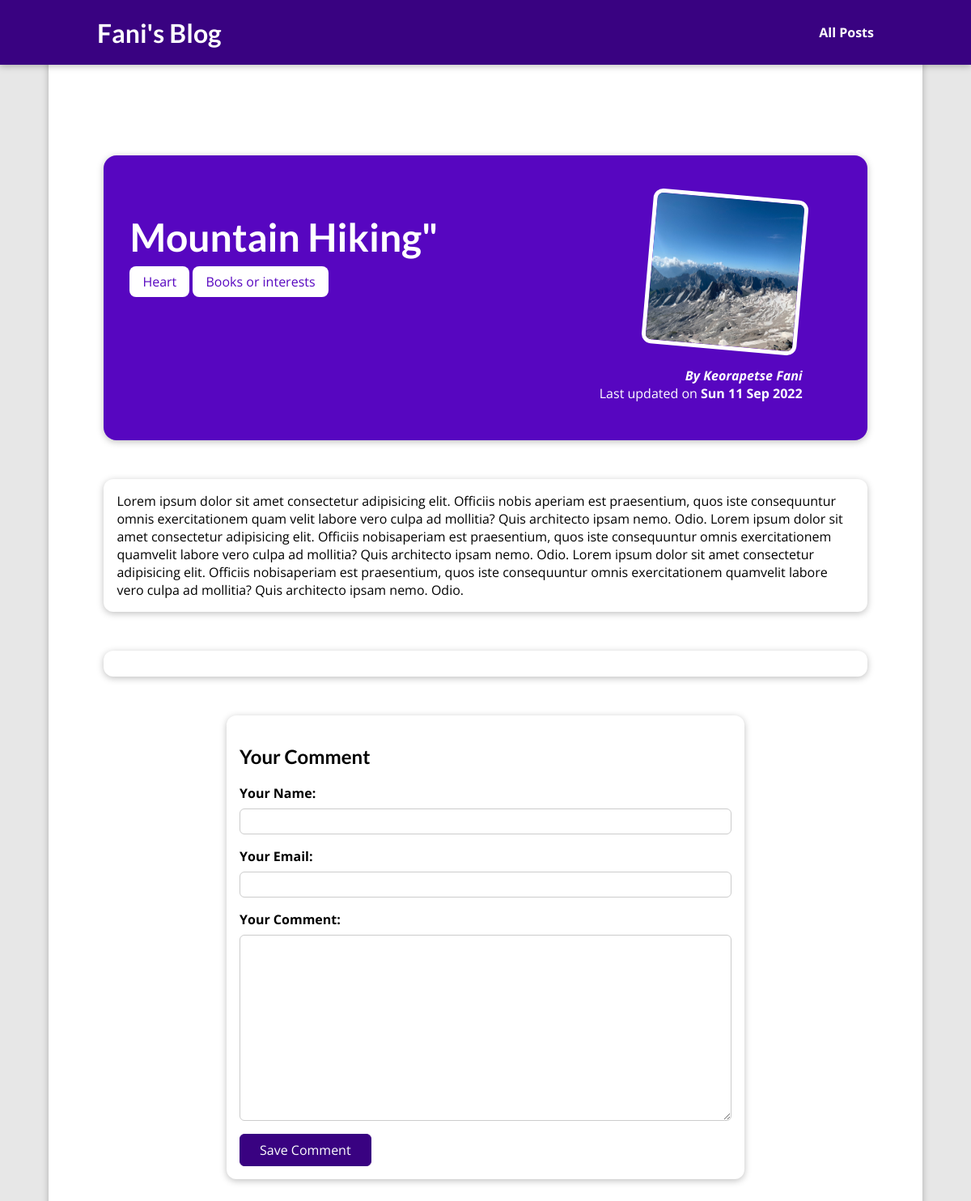
The page /posts/hike-in-the-mountains on the database its author committed.
### blog/models.py (models this page shows, shortened)
class Post(models.Model):
    title = models.CharField(max_length=150)
    excerpt = models.CharField( max_length=200)
    image = models.ImageField(upload_to='posts', null=True)
    date = models.DateField(auto_now=True)
    slug = models.SlugField(unique=True)
    content = models.TextField(validators=[MinLengthValidator(10)])
    author = models.ForeignKey(Author, on_delete=models.SET_NULL, related_name="posts", null=True) # Ensure that when you delete the author then the field is set to null
    tags = models.ManyToManyField(Tag)

class Tag(models.Model):
    caption = models.CharField(max_length=20)

class Author(models.Model):
    first_name = models.CharField( max_length=100)
    last_name = models.CharField( max_length=100)
    email_address = models.EmailField(max_length=254)
    def __str__(self) -> str:
        return f"{self.first_name} {self.last_name}"

### blog/views.py (the view)
# urls.py: path("posts/<slug:slug>", views.PostView.as_view(), name="post-details")
class PostView(View):
  template_name = 'blog/post-details.html'
  model = Post
  context_object_name = "post"
  def get(self,request, slug):
    post = Post.objects.get(slug=slug)
    context = {
      'post': post,
      "post_tags": post.tags.all(),
      "comment_form": CommentForm(),
      "comments": post.comments.all().order_by('-id')
    }
    return render(request, 'blog/post-details.html', context)
  def post(self, request, slug):
    comment_form = CommentForm(request.POST)
    post = Post.objects.get(slug=slug)
    if comment_form.is_valid():
      comment = comment_form.save(commit=False)
      comment.post = post
      comment.save()
      return HttpResponseRedirect(reverse("post-details", args=[slug]))
    context = {
      'post': post,
      "post_tags": post.tags.all(),
      "comment_form": CommentForm(),
      "comments": post.comments.all().order_by('-id')
    }
    return render(request, 'blog/post-details.html', context)

### blog/forms.py
class CommentForm(forms.ModelForm):
    class Meta:
        model = Comment
        fields = ['user_name', 'user_email', 'text']
        labels = {
            'user_name': 'Your Name',
            'user_email': 'Your Email',
            'text': 'Your Comment'
        }

### blog/templates/blog/post-details.html (shortened to what this page needs)
{% extends 'base.html' %}
{% load static %}
{% block css_files %}
<link rel="stylesheet" href="{%static "blog/post-details.css"%}" />
{% endblock %}
{% block content %}
<section id="summary">
    <h2>{{post.title}}</h2>
    <div>
        {% for tag in post_tags %}
            <span class='tag'>{{tag.caption}}</span>
        {% endfor %}
    </div>
    <article>
        <img src="{{ post.image.url }}" alt="{{post.title}}">
        <address>By
            <a href="mailto:{{post.author.email_address}}">{{post.author}}</a>
        </address>
        <div> Last updated on <time>{{post.date|date:"D d M Y"}}</time></div>
    </article>
</section>
<main>
        {{post.content}}
</main>
<section id="comments">
</section>
<section id='comment-form'>
    <h2>Your Comment</h2>
    <form action="{% url "post-details" post.slug %}" method="POST">
        {% for form_field in comment_form %}
            <div class="form-control{% if form_field.errors %} invalid {% endif %}">
                {{form_field.label_tag}}
                {{form_field}}
            </div>
        {% endfor %}
        <button type='submit'>Save Comment</button>
    </form>
</section>
{% endblock  %}

### blog/static/blog/post-details.css (style rules this page uses)
body { background-color: #e7e7e7; }
#summary { margin: 8rem auto 3rem auto; padding: 2rem; width: 90%; max-width: 90rem; border-radius: 16px; background-color: #5706c0; position: relative; box-shadow: 0 2px 8px rgba(0, 0, 0, 0.25); height: 22rem; }
#summary h2 { color: white; font-size: 3rem; margin-bottom: 1rem; }
#summary article { position: absolute; top: 2rem; right: 3rem; padding: 1rem 2rem; border-radius: 12px; text-align: right; color: white; }
#summary article img { width: 12rem; height: 12rem; border-radius: 12px; transform: rotateZ(5deg); border: 5px solid white; margin-bottom: 1rem; }
#summary address { font-weight: bold; }
#summary a { color: white; text-decoration: none; }
#summary time { font-weight: bold; }
main { width: 90%; max-width: 90rem; margin: 3rem auto; background-color: white; padding: 1rem; border-radius: 12px; box-shadow: 0 2px 8px rgba(0, 0, 0, 0.25); }
.tag { background-color: white; color:#5706c0; padding: 0.5rem 1rem; border-radius: 8px; }
.form-control { margin-bottom: 1rem; }
.form-control label { font-weight: bold; margin-bottom: 0.5rem; display: block; }
.form-control input, .form-control textarea { display: block; width: 100%; font: inherit; padding: 0.25rem; border-radius: 6px; border: 1px solid #ccc; }
#comment-form { padding: 1rem; margin: 3rem auto; width: 90%; max-width: 40rem; border-radius: 12px; background-color: white; box-shadow: 0 2px 8px rgba(0, 0, 0, 0.25); }
#comment-form button { font:inherit; background-color: #390281; color: white; border: 1px solid #390281; padding: 0.5rem 1.5rem; border-radius: 6px; cursor: pointer; }
#comments { margin: 3rem auto; width: 90%; max-width: 60rem; border-radius: 12px; background-color: white; box-shadow: 0 2px 8px rgba(0, 0, 0, 0.25); padding: 1rem 2rem; }

### static/app.css (style rules this page uses)
* { box-sizing: border-box; }
html { font-family: "Open Sans", "Lato", sans-serif; }
body { margin: 0; }
h1, h2, h3 { font-family: "Lato", sans-serif; font-weight: bold; }

### rows shown on the page
Post: title "Mountain Hiking\"", image (picture), author "Keorapetse Fani", date "Sun 11 Sep 2022", content "Lorem ipsum dolor sit amet consectetur adipisicing elit. Officiis nobis aperiam est praesentium, quos iste consequuntur omnis exercitationem quam velit labore vero culpa ad mollitia? Quis architecto ipsam nemo. Odio. Lorem ipsum dolor sit amet consectetur adipisicing elit. Officiis nobisaperiam est praesentium, quos iste consequuntur omnis exercitationem quamvelit labore vero culpa ad mollitia? Quis architecto ipsam nemo. Odio. Lorem ipsum dolor sit amet consectetur adipisicing elit. Officiis nobisaperiam est praesentium, quos iste consequuntur omnis exercitationem quamvelit labore vero culpa ad mollitia? Quis architecto ipsam nemo. Odio."
Tag: caption "Heart"
Tag: caption "Books or interests"
